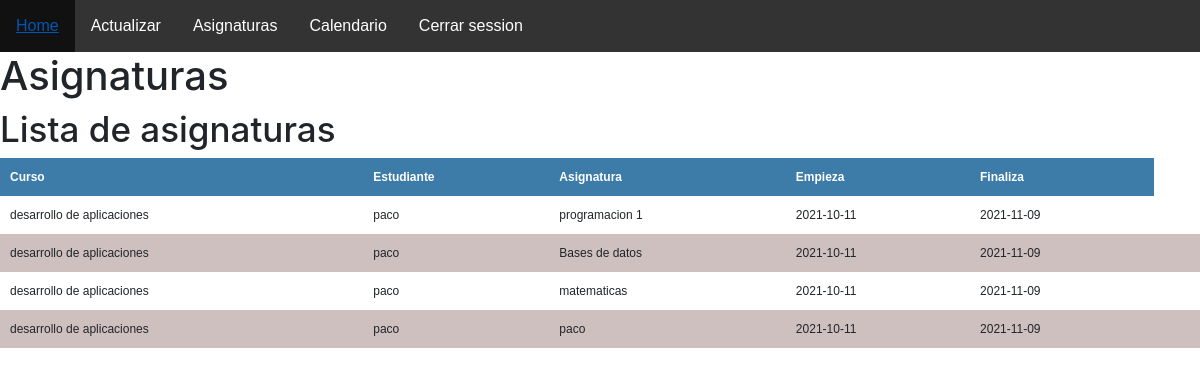
/Asignaura.php (signed in), run on the app's committed database.
### tables this page shows
CREATE TABLE `users` (
  `id` int(11) NOT NULL,
  `username` varchar(255) NOT NULL,
  `pass` varchar(255) NOT NULL,
  `email` varchar(255) NOT NULL,
  `name` varchar(255) NOT NULL,
  `surname` varchar(255) NOT NULL,
  `telephone` varchar(255) NOT NULL,
  `nif` varchar(255) NOT NULL,
  `date_registered` date NOT NULL,
  `type` int(11) NOT NULL
);

CREATE TABLE `courses` (
  `id_course` int(11) NOT NULL,
  `name` varchar(255) NOT NULL,
  `description` varchar(500) NOT NULL,
  `date_start` date NOT NULL,
  `date_end` date NOT NULL,
  `active` int(11) NOT NULL
);

CREATE TABLE `class` (
  `id_class` int(11) NOT NULL,
  `id_teacher` int(11) NOT NULL,
  `id_course` int(11) NOT NULL,
  `id_schedule` int(11) NOT NULL,
  `name` varchar(255) NOT NULL,
  `color` varchar(10) NOT NULL
);

### Asignaura.php (the view, shortened to what this page needs)
<!DOCTYPE html>
<html lang="en">
<head>
    <link rel="stylesheet" href="https://stackpath.bootstrapcdn.com/bootstrap/4.3.1/css/bootstrap.min.css">
    <link rel="stylesheet" href="./css/lista.css" />
</head>
<body>
<?php
    require("menu.php");
?>
    <h1>Asignaturas</h1>
    <seccion id="container">
<h1>Lista de asignaturas</h1>
<table>
            <tr>
                <th>Curso</th>
                <th>Estudiante</th>
                <th>Asignatura</th>
                <th>Empieza</th>
                <th>Finaliza</th>
            </tr>
            <?php
               $query = mysqli_query($db,"select courses.name as 'Curso', courses.date_start as 'empieza',courses.date_end as 'finaliza', users.username  as 'Estudiante',users.id as 'Id Usuario', class.name from users, courses, enrollment, class
               where users.id = enrollment.id_student and enrollment.id_course = courses.id_course and courses.id_course = class.id_course and users.id = $userId;");
                $result = mysqli_num_rows($query);
                if($result > 0){
                    while($data = mysqli_fetch_array($query)){
            ?>
                        <tr>
                        <td><?php  echo $data["Curso"]  ?></td>
                        <td><?php  echo $data["Estudiante"]  ?></td>
                        <td><?php  echo $data["name"]  ?></td>
                        <td><?php  echo $data["empieza"]  ?></td>
                        <td><?php  echo $data["finaliza"]  ?></td>
                        <td>
                        </td>
                    </tr>
            <?php
                    }
                }
            ?>
</table>
</seccion>
</body>
</html>

### css/lista.css (style rules this page uses)
#container h1 { font-size: 35px; display: inline-block; }
table { border-collapse: collapse; font-size: 12px; font-family: 'arial'; width: 100%; }
table th { text-align: left; padding: 10px; background: #3d7ba8; color: #fff; }
table tr:nth-child(odd) { background: rgb(207, 192, 192); }
table td { padding: 10px; }

### data on the page
users: courses.name "desarrollo de aplicaciones", username "paco", class.name "programacion 1", courses.date_start "2021-10-11", courses.date_end "2021-11-09", class.name "Bases de datos", class.name "matematicas", class.name "paco"
